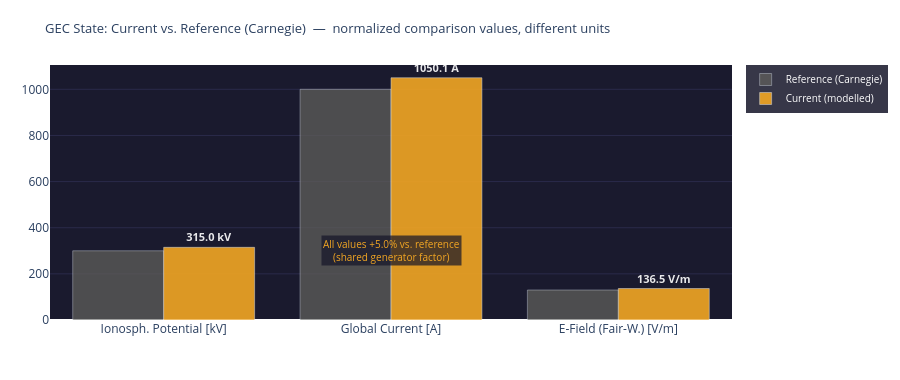

Notebook source saved alongside this figure:
### Markdown cell above
---
## 4. Visualizations

### Code cell
# ============================================================
# GEC STATE vs. REFERENCE
# Note: raw values have different units (kV, A, V/m)
# Comparison shows relative deviation from Carnegie reference
# ============================================================

metrics = [
    ('Ionosph. Potential', 'kV',  GEC_REF['V_iono_kV'], V_iono_mod),
    ('Global Current',     'A',   GEC_REF['I_total_A'], I_total_mod),
    ('E-Field (Fair-W.)',  'V/m', GEC_REF['E_field_Vm'], E_mod),
]
labels_units = [f'{m[0]}\n[{m[1]}]' for m in metrics]

fig = go.Figure()
fig.add_trace(go.Bar(
    name='Reference (Carnegie)',
    x=labels_units, y=[m[2] for m in metrics],
    marker_color='#5F5E5A', opacity=0.75
))
fig.add_trace(go.Bar(
    name='Current (modelled)',
    x=labels_units, y=[m[3] for m in metrics],
    marker_color='#F2A623', opacity=0.90,
    text=[f'<b>{m[3]:.1f} {m[1]}</b>' for m in metrics],
    textposition='outside',
    textfont=dict(color='white', size=11)
))

# Joint percentage value as annotation
delta_pct = round((V_iono_mod - GEC_REF['V_iono_kV']) / GEC_REF['V_iono_kV'] * 100, 1)
fig.add_annotation(
    x=1.0, y=max(GEC_REF['V_iono_kV'], V_iono_mod) * 0.95,
    text=f'All values {delta_pct:+.1f}% vs. reference<br>(shared generator factor)',
    showarrow=False, xanchor='center',
    font=dict(color='#F2A623', size=10),
    bgcolor='rgba(20,20,40,0.7)'
)

fig.update_layout(
    title=dict(
        text='GEC State: Current vs. Reference (Carnegie)  —  normalized comparison values, different units',
        font=dict(size=13)
    ),
    barmode='group',
    height=380,
    plot_bgcolor='#1a1a2e', paper_bgcolor='rgba(0,0,0,0)',
    margin=dict(l=50, r=50, t=65, b=60),
    legend=dict(bgcolor='rgba(20,20,40,0.85)', font=dict(color='white', size=10)),
    yaxis=dict(gridcolor='#2a2a4a')
)
fig.show()

print(f'GEC deviation from Carnegie reference: {delta_pct:+.1f}%')
print(f'  (all values scale with the same generator factor {generator_strength:.3f})')

### Figure 1 — Plotly figure (JSON) as saved in the notebook; plotly's stock layout.template omitted (floating-point values rounded to 4 significant figures)
{"data": [{"marker": {"color": "#5F5E5A"}, "name": "Reference (Carnegie)", "opacity": 0.75, "type": "bar", "x": ["Ionosph. Potential\n[kV]", "Global Current\n[A]", "E-Field (Fair-W.)\n[V/m]"], "y": [300.0, 1000.0, 130.0]}, {"marker": {"color": "#F2A623"}, "name": "Current (modelled)", "opacity": 0.9, "text": ["<b>315.0 kV</b>", "<b>1050.1 A</b>", "<b>136.5 V/m</b>"], "textfont": {"color": "white", "size": 11}, "textposition": "outside", "type": "bar", "x": ["Ionosph. Potential\n[kV]", "Global Current\n[A]", "E-Field (Fair-W.)\n[V/m]"], "y": [315.0, 1050.0, 136.5]}], "layout": {"annotations": [{"bgcolor": "rgba(20,20,40,0.7)", "font": {"color": "#F2A623", "size": 10}, "showarrow": false, "text": "All values +5.0% vs. reference<br>(shared generator factor)", "x": 1.0, "xanchor": "center", "y": 299.2}], "barmode": "group", "height": 380, "legend": {"bgcolor": "rgba(20,20,40,0.85)", "font": {"color": "white", "size": 10}}, "margin": {"b": 60, "l": 50, "r": 50, "t": 65}, "paper_bgcolor": "rgba(0,0,0,0)", "plot_bgcolor": "#1a1a2e", "title": {"font": {"size": 13}, "text": "GEC State: Current vs. Reference (Carnegie)  —  normalized comparison values, different units"}, "yaxis": {"gridcolor": "#2a2a4a"}}}
